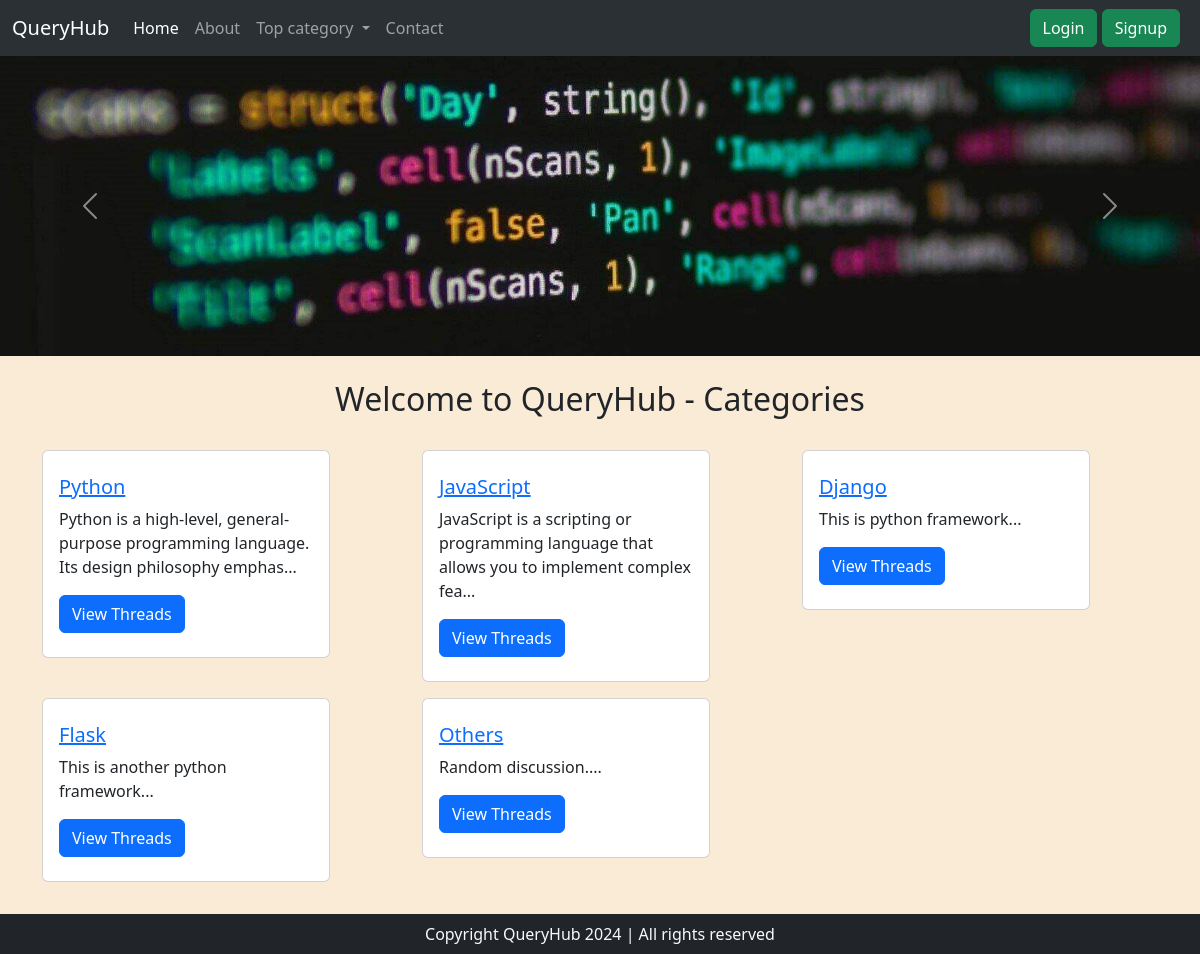
The page / on the database its author committed.
### tables this page shows
CREATE TABLE `categories` (
  `category_id` int(8) NOT NULL,
  `category_name` varchar(255) NOT NULL,
  `category_description` varchar(255) NOT NULL,
  `created` timestamp NOT NULL DEFAULT current_timestamp()
);

### index.php (the view, shortened to what this page needs)
<!doctype html>
<html lang="en">
<head>
    <link href="https://cdn.jsdelivr.net/npm/bootstrap@5.3.3/dist/css/bootstrap.min.css" rel="stylesheet"
>
</head>
<body style="background-color: antiquewhite;">
    <?php include 'partials/_dbconnect.php'; ?>
    <?php include 'partials/_header.php'; ?>
    <div id="carouselExampleAutoplaying" class="carousel slide" data-bs-ride="carousel">
        <div class="carousel-inner">
            <div class="carousel-item active">
                <img src="image/img1.jpg" class="d-block w-100" alt="...">
            </div>
        </div>
        <button class="carousel-control-prev" type="button" data-bs-target="#carouselExampleAutoplaying"
            data-bs-slide="prev">
            <span class="carousel-control-prev-icon" aria-hidden="true"></span>
        </button>
        <button class="carousel-control-next" type="button" data-bs-target="#carouselExampleAutoplaying"
            data-bs-slide="next">
            <span class="carousel-control-next-icon" aria-hidden="true"></span>
        </button>
    </div>
    <div class="container my-4">
        <h2 class="text-center my-4">Welcome to QueryHub - Categories</h2>
        <div class="row my-4">
            <?php
            $sql = "SELECT * FROM `categories`";
            $result = mysqli_query($conn, $sql);
            while($row = mysqli_fetch_assoc($result)) {
              $id = $row['category_id'];
              $cat = $row['category_name'];
              $desc = $row['category_description'];
              echo '<div class="col-md-4 my-2">
                      <div class="card" style="width: 18rem;">
                        <div class="card-body my-2">
                            <h5 class="card-title"> <a href="threadlist.php?catid=' . $id. '">' . $cat . '</a></h5>
                            <p class="card-text">'.substr($desc, 0, 90).'...</p>
                            <a href="threadlist.php?catid=' . $id. '" class="btn btn-primary">View Threads</a>
                        </div>
                      </div>
                    </div>';
            }
          ?>
        </div>
    </div>
    <?php include 'partials/_footer.php'; ?>
</body>
</html>

### partials/_header.php (shortened to what this page needs)
<?php
echo '<nav class="navbar navbar-expand-lg bg-body-tertiary" data-bs-theme="dark">
  <div class="container-fluid">
    <a class="navbar-brand" href="index.php">QueryHub</a>
    <button class="navbar-toggler" type="button" data-bs-toggle="collapse" data-bs-target="#navbarSupportedContent" aria-controls="navbarSupportedContent" aria-expanded="false" aria-label="Toggle navigation">
      <span class="navbar-toggler-icon"></span>
    </button>
    <div class="collapse navbar-collapse" id="navbarSupportedContent">
      <ul class="navbar-nav me-auto mb-2 mb-lg-0">
        <li class="nav-item">
          <a class="nav-link active" aria-current="page" href="index.php">Home</a>
        </li>
        <li class="nav-item">
          <a class="nav-link" href="about.php">About</a>
        </li>
        <li class="nav-item dropdown">
          <div class="dropdown">
            <a class="nav-link dropdown-toggle" href="#" role="button" data-bs-toggle="dropdown" aria-expanded="false">
                Top category
            </a>
            <ul class="dropdown-menu" aria-labelledby="dropdownMenuButton1">';
            echo '</ul>
          </div>
        </li>
        <li class="nav-item">
          <a class="nav-link" href="contact.php">Contact</a>
        </li>
      </ul>';
      if(isset($_SESSION['loggedin']) && $_SESSION['loggedin'] == true) {
        echo '<form class="d-flex" role="search" mathod="get" action="search.php">
        <input class="form-control me-2" name="search" type="search" placeholder="Search" aria-label="Search">
        <button class="btn btn-outline-success" type="submit">Search</button>
        </form>
        <button class="btn btn-success" data-bs-toggle="modal" data-bs-target="#addCategory">Add Category</button>
        <p class="text-light my-0 mx-2">Welcome '.$_SESSION['username'].'</p>
        <a href="partials/_logout.php" class="btn btn-success" data-bs-target="#loginModal">Logout</a>';
      }
      else {
        echo '<div class="mx-2">
        <button class="btn btn-success" data-bs-toggle="modal" data-bs-target="#loginModal">Login</button>
        <button class="btn btn-success" data-bs-toggle="modal" data-bs-target="#signupModal">Signup</button>';
      }
      echo '</div>
    </div>
  </div>
</nav>';
?>

### partials/_footer.php
<div class="container-fluid bg-dark text-light">
    <p class="text-center py-2 mb-0">Copyright QueryHub <?php echo date("Y"); ?> | All rights reserved</p>
</div>

### rows shown on the page
categories: category_name "Python", category_description "Python is a high-level, general-purpose programming language. Its design philosophy emphas"
categories: category_name "JavaScript", category_description "JavaScript is a scripting or programming language that allows you to implement complex fea"
categories: category_name "Django", category_description "This is python framework"
categories: category_name "Flask", category_description "This is another python framework"
categories: category_name "Others", category_description "Random discussion."
